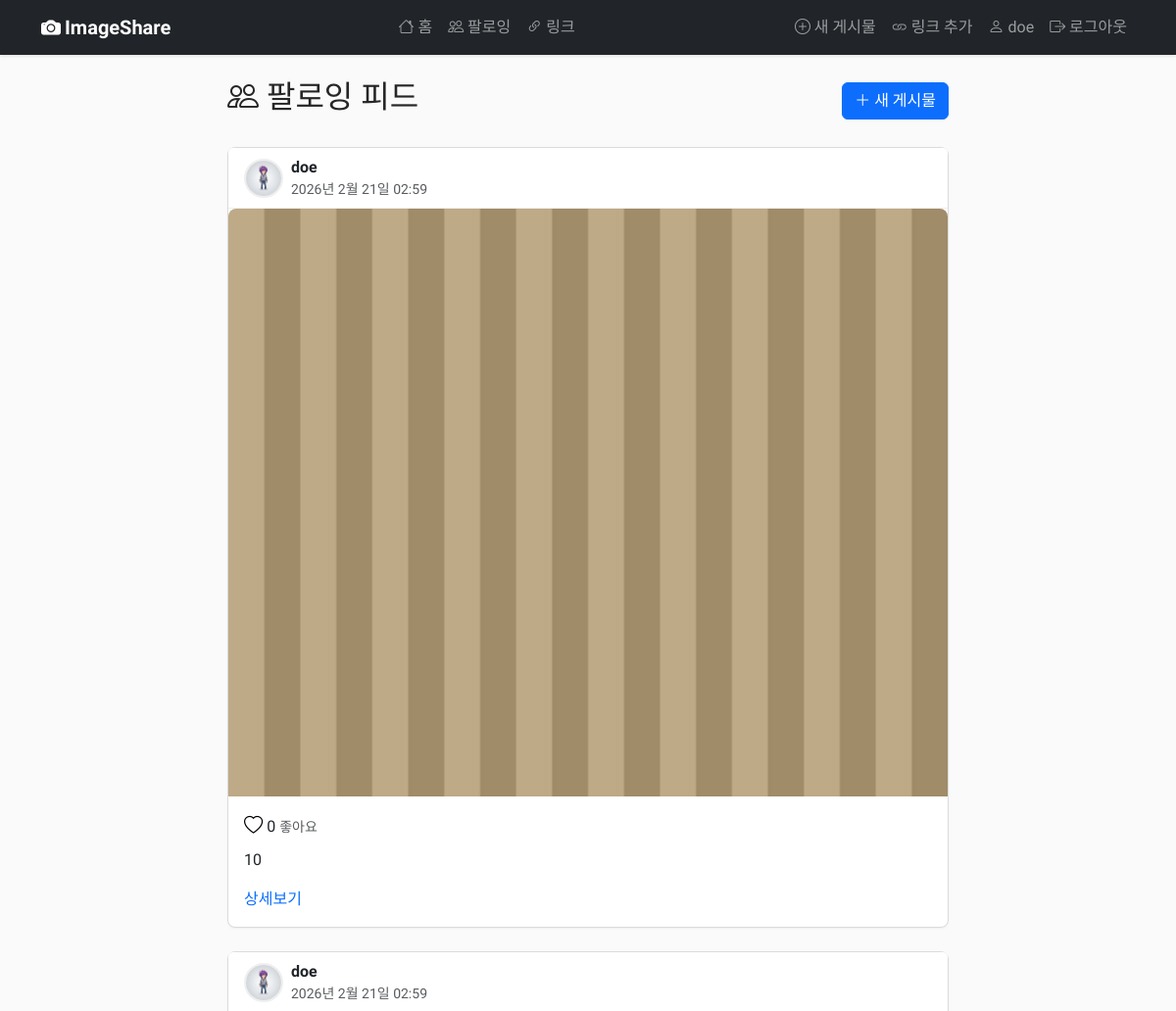
The app's page /following/ (signed in, upper part), older data.
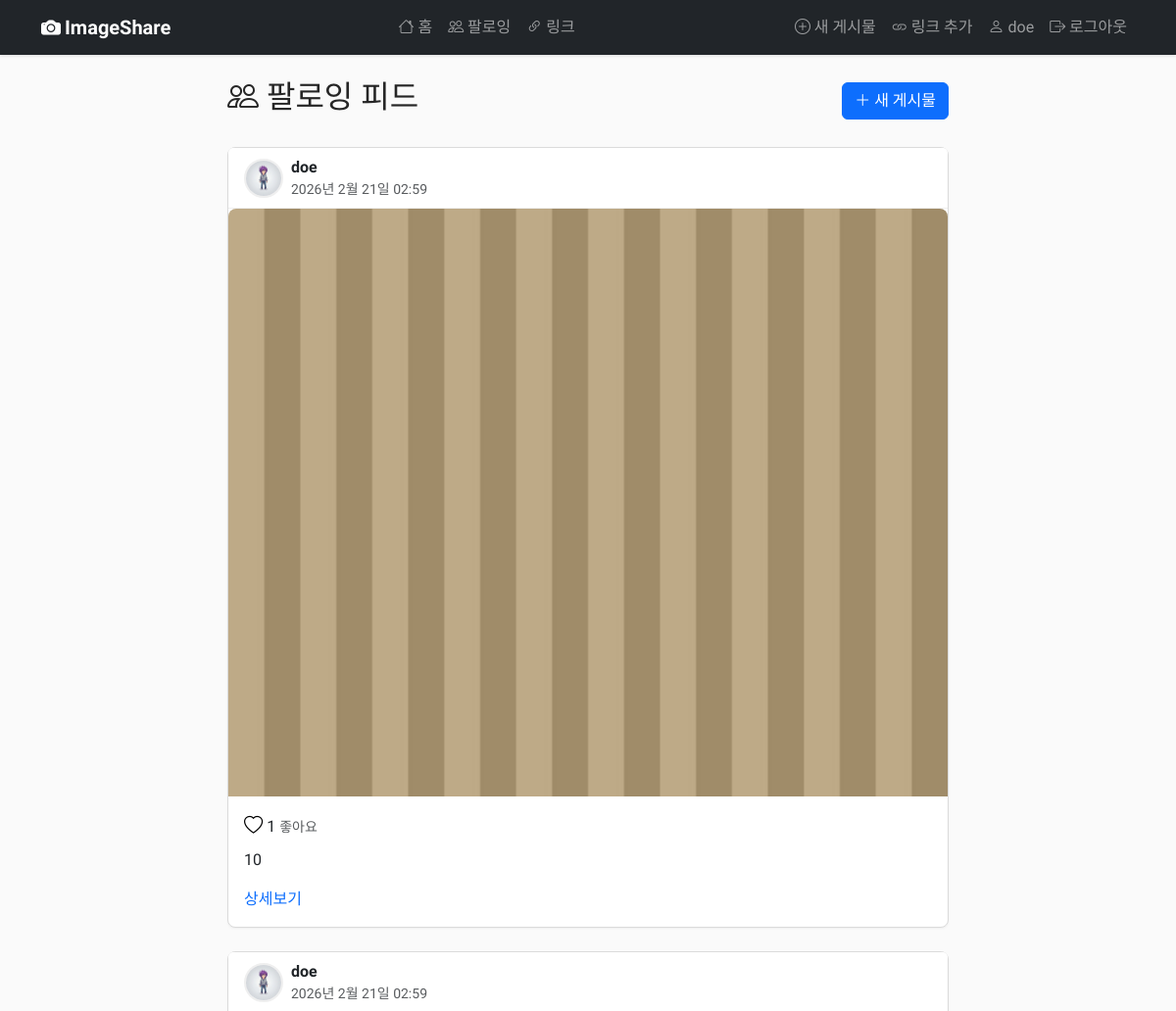
The same page, newer data.
### posts/models.py (models this page shows, shortened)
class Post(models.Model):
    user = models.ForeignKey(User, on_delete=models.CASCADE, related_name="posts")
    content = models.TextField(max_length=500, verbose_name="내용")
    image = models.ImageField(
        upload_to="post_images/", blank=True, verbose_name="이미지"
    )
    thumbnail = models.ImageField(
        upload_to="post_thumbnails/", blank=True, verbose_name="썸네일"
    )
    views = models.PositiveIntegerField(default=0, verbose_name="조회수")
    created_at = models.DateTimeField(auto_now_add=True)
    updated_at = models.DateTimeField(auto_now=True)
    class Meta:
        ordering = ["-created_at"]
        verbose_name = "게시물"
        verbose_name_plural = "게시물"

### users/models.py (models this page shows, shortened)
class Profile(models.Model):
    user = models.OneToOneField(User, on_delete=models.CASCADE)
    bio = models.TextField(max_length=500, blank=True, verbose_name='자기소개')
    profile_image = models.ImageField(default='default.jpg', upload_to='profile_pics', verbose_name='프로필 이미지')
    class Meta:
        verbose_name = '프로필'
        verbose_name_plural = '프로필'
        constraints = [
            models.CheckConstraint(
                condition=models.Q(bio__length__lte=500),
                name="profile_bio_max_length",
            ),
        ]

### posts/views.py (the view)
# urls.py: path('following/', views.following_feed, name='following_feed'),
@login_required
def following_feed(request):
    following_users = Follow.objects.filter(follower=request.user).values_list('following_id', flat=True)
    posts = Post.objects.filter(Q(user_id__in=following_users) | Q(user=request.user))
    paginator = Paginator(posts, 5)
    page_obj = paginator.get_page(1)
    liked_post_ids = set(Like.objects.filter(user=request.user, post__in=page_obj.object_list).values_list('post_id', flat=True))
    for post in page_obj:
        post.is_liked = post.pk in liked_post_ids
    context = {'posts': page_obj}
    return render(request, 'posts/following_feed.html', context)

### posts/templates/posts/following_feed.html (shortened to what this page needs)
{% extends 'base.html' %}
{% block content %}
<div class="row justify-content-center">
    <div class="col-md-8">
        <div class="d-flex justify-content-between align-items-center mb-4">
            <h2><i class="bi bi-people"></i> 팔로잉 피드</h2>
            {% if user.is_authenticated %}
            <a href="{% url 'posts:post_create' %}" class="btn btn-primary">
                <i class="bi bi-plus-lg"></i> 새 게시물
            </a>
            {% endif %}
        </div>
        {% if posts %}
        <div id="post-container">
            {% for post in posts %}
            <div class="card mb-4">
                <div class="card-header bg-white d-flex justify-content-between align-items-center">
                    <div class="d-flex align-items-center">
                        <a href="{% url 'users:profile' post.user.username %}">
                            <img src="{{ post.user.profile.profile_image.url }}" class="profile-img me-2"
                                alt="{{ post.user.username }}">
                        </a>
                        <div>
                            <a href="{% url 'users:profile' post.user.username %}"
                                class="fw-bold text-decoration-none text-dark">{{ post.user.username }}</a>
                            <small class="text-muted d-block">{{ post.created_at|date:"Y년 n월 j일 H:i" }}</small>
                        </div>
                    </div>
                </div>
                {% if post.image %}
                <img src="{{ post.image.url }}" class="card-img-top post-img" alt="게시물 이미지">
                {% endif %}
                <div class="card-body">
                    <div class="mb-2">
                        <form class="like-form d-inline" data-post-id="{{ post.pk }}"
                            action="{% url 'posts:like_toggle' post.pk %}" method="POST">
                            <button type="submit" class="btn-like">
                                <i class="bi {% if post.is_liked %}bi-heart-fill{% else %}bi-heart{% endif %}"></i>
                            </button>
                        </form>
                        <span class="like-count">{{ post.likes.count }}</span>
                        <span class="text-muted small">좋아요</span>
                    </div>
                    <p class="card-text">{{ post.content|truncatewords:30 }}</p>
                    <a href="{% url 'posts:post_detail' post.pk %}" class="text-decoration-none">상세보기</a>
                </div>
            </div>
            {% endfor %}
        </div>
        {% endif %}
    </div>
</div>
{% endblock %}

Row changes from the older to the newer data that the page shows:
changed Post (number 1 of 2 on the later page): likes.count "0" → "1"
